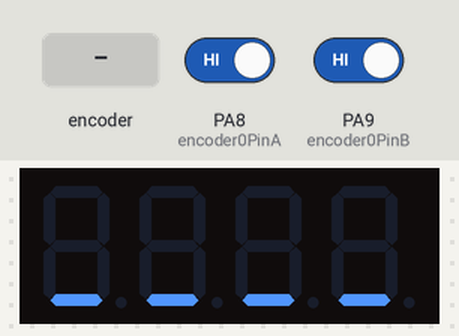
Simulated run of this sketch. Board: STM32 Blue Pill. Parts: 4-digit seven-segment display. The test bench sets the inputs (shaded band); at power-on: PA8 (encoder0PinA) HIGH, PA9 (encoder0PinB) HIGH.

Above: at 1.6 s.
1.7 s: rotary encoder on PA8 (encoder0PinA) / PA9 (encoder0PinB) turned 3 steps (first pin leading)
At 3.4 s:
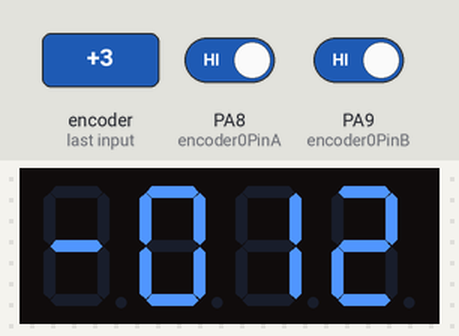
3.8 s: rotary encoder on PA8 (encoder0PinA) / PA9 (encoder0PinB) turned 1 step (first pin leading)
At 4.9 s:
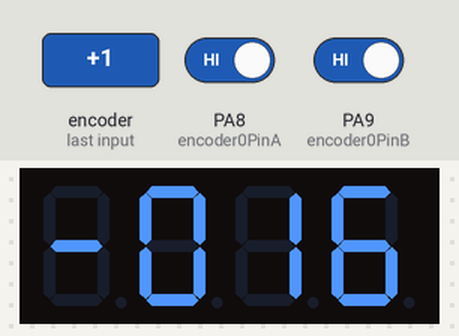
5.5 s: rotary encoder on PA8 (encoder0PinA) / PA9 (encoder0PinB) turned 1 step (first pin leading)
At 6.2 s:
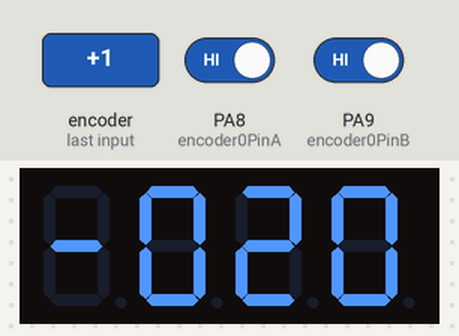
Timing chart, 0 to 8.5 s (numbered marks = the images above; inputs shaded):
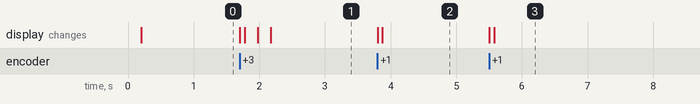

The sketch:

sketch_jan8a.ino
```cpp
#define encoder0PinA PA8
#define encoder0PinB PA9

#include <Wire.h>
#include <TM1650.h>

volatile int encoder0Pos = 0;
volatile int encoder0Pos_old = 0;
char display_data[5];
String value;
String Sign = "-";
HardwareSerial mySerial(PA10, PA9);
TM1650 d;

void Filter_data() {
  int first_digit = encoder0Pos / 100;
  int second_digit = (encoder0Pos - (100 * first_digit)) / 10;
  int third_digit = encoder0Pos - (100 * first_digit) - (10 * second_digit);
  value = Sign + String(first_digit) + String(second_digit) + String(third_digit);
  value.toCharArray(display_data, 5);
}

void setup() {
  pinMode(encoder0PinA, INPUT);
  pinMode(encoder0PinB, INPUT);
  attachInterrupt(encoder0PinA, doEncoderA, CHANGE);
  attachInterrupt(encoder0PinB, doEncoderB, CHANGE);
  Wire.begin();
  mySerial.begin(115200);  // Back up Serial Port for debug

  d.init();
  d.displayOff();
  delay(200);
  d.displayString("____");
  d.setBrightness(TM1650_MIN_BRIGHT);
  d.displayOn();
  delay(200);
}

void loop() {
  if (encoder0Pos != encoder0Pos_old) {
    d.clear();
    if (encoder0Pos > 999) {
      value = Sign + "000";
      value.toCharArray(display_data, 5);
      d.displayString(display_data);
      mySerial.println(display_data);
    } else {
      Filter_data();
      d.displayString((display_data));
      mySerial.println(display_data);
    }
    encoder0Pos_old = encoder0Pos;
    d.displayOn();
    d.setBrightness(TM1650_MAX_BRIGHT);
  }
}

void doEncoderA() {
  if (digitalRead(encoder0PinA) == HIGH) {
    if (digitalRead(encoder0PinB) == LOW) {
      encoder0Pos = encoder0Pos + 1;  // CW
    } else {
      encoder0Pos = encoder0Pos - 1;  // CCW
    }
  } else {
    if (digitalRead(encoder0PinB) == HIGH) {
      encoder0Pos = encoder0Pos + 1;  // CW
    } else {
      encoder0Pos = encoder0Pos - 1;  // CCW
    }
  }
}

void doEncoderB() {
  if (digitalRead(encoder0PinB) == HIGH) {
    if (digitalRead(encoder0PinA) == HIGH) {
      encoder0Pos = encoder0Pos + 1;  // CW
    } else {
      encoder0Pos = encoder0Pos - 1;  // CCW
    }
  }

  else {
    if (digitalRead(encoder0PinA) == LOW) {
      encoder0Pos = encoder0Pos + 1;  // CW
    } else {
      encoder0Pos = encoder0Pos - 1;  // CCW
    }
  }
}
```

Measured:
- after the input at 1.7 s, the display: first changes at once (image 1 shows a later state)
- after the input at 3.8 s, the display: first changes at once (image 2 shows a later state)
- after the input at 5.5 s, the display: first changes at once (image 3 shows a later state)
